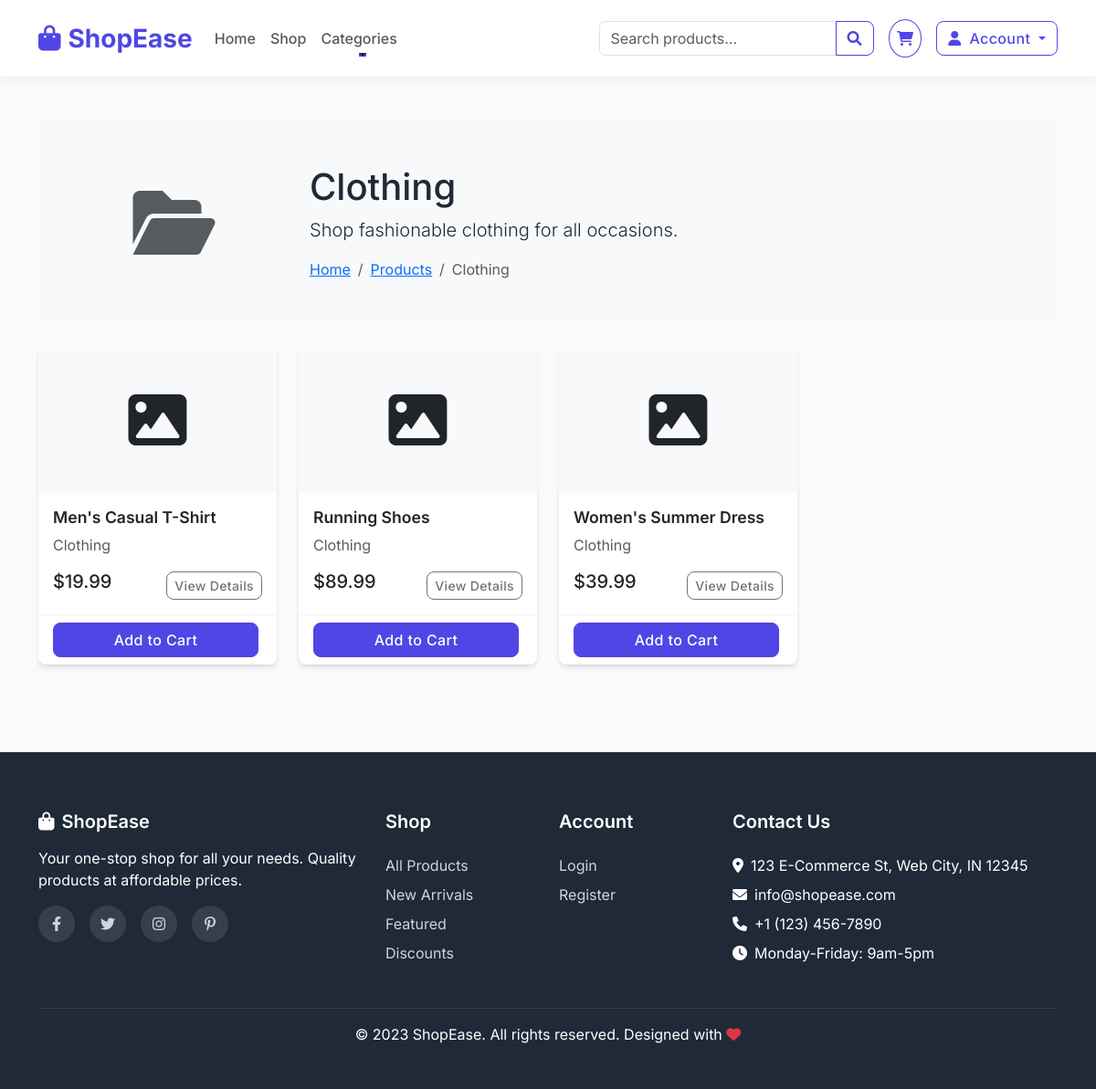
/category/clothing/, run on the app's committed database.
### store/models.py (models this page shows, shortened)
class Category(models.Model):
    name = models.CharField(max_length=100)
    slug = models.SlugField(max_length=100, unique=True)
    description = models.TextField(blank=True)
    image = models.ImageField(upload_to='categories', blank=True)
    class Meta:
        verbose_name_plural = 'categories'

class Product(models.Model):
    name = models.CharField(max_length=200)
    slug = models.SlugField(max_length=200, unique=True)
    description = models.TextField()
    price = models.DecimalField(max_digits=10, decimal_places=2)
    image = models.ImageField(upload_to='products')
    stock = models.PositiveIntegerField(default=1)
    available = models.BooleanField(default=True)
    created = models.DateTimeField(auto_now_add=True)
    updated = models.DateTimeField(auto_now=True)
    category = models.ForeignKey(Category, on_delete=models.CASCADE, related_name='products')
    class Meta:
        ordering = ('name',)

### store/views.py (the view)
# urls.py: path('category/<slug:slug>/', views.category_detail, name='category_detail'),
def category_detail(request, slug):
    category = get_object_or_404(Category, slug=slug)
    products = Product.objects.filter(category=category, available=True)
    context = {
        'category': category,
        'products': products,
    }
    return render(request, 'store/category_detail.html', context)

### cart/context_processors.py (called while the page is built)
def cart_context(request):
    try:
        if request.user.is_authenticated:
            cart, created = Cart.objects.get_or_create(user=request.user, defaults={'cart_id': request.session.session_key})
        else:
            session_key = request.session.session_key
            if not session_key:
                request.session.create()
                session_key = request.session.session_key
            cart, created = Cart.objects.get_or_create(cart_id=session_key)
        cart_items = CartItem.objects.filter(cart=cart, is_active=True)
        cart_count = sum(item.quantity for item in cart_items)
        cart_total = sum(item.sub_total() for item in cart_items)
    except:
        cart_count = 0
        cart_total = 0
        cart_items = []
    return {
        'cart_count': cart_count,
        'cart_total': cart_total,
        'cart_items': cart_items,
    }

### templates/store/category_detail.html (shortened to what this page needs)
{% extends 'base.html' %}
{% block content %}
<div class="bg-light p-4 rounded mb-4">
    <div class="row align-items-center">
        <div class="col-md-3 text-center">
            {% if category.image %}
            <img src="{{ category.image.url }}" alt="{{ category.name }}" class="img-fluid rounded">
            {% else %}
            <div class="bg-light text-center py-5">
                <i class="fa fa-folder-open fa-5x text-muted"></i>
            </div>
            {% endif %}
        </div>
        <div class="col-md-9">
            <h1>{{ category.name }}</h1>
            {% if category.description %}
            <p class="lead">{{ category.description }}</p>
            {% endif %}
            <nav aria-label="breadcrumb">
                <ol class="breadcrumb mb-0">
                    <li class="breadcrumb-item"><a href="{% url 'home' %}">Home</a></li>
                    <li class="breadcrumb-item"><a href="{% url 'product_list' %}">Products</a></li>
                    <li class="breadcrumb-item active" aria-current="page">{{ category.name }}</li>
                </ol>
            </nav>
        </div>
    </div>
</div>
<div class="row row-cols-1 row-cols-md-4 g-4">
    {% for product in products %}
    <div class="col">
        <div class="card h-100 product-card">
            {% if product.image %}
            <img src="{{ product.image.url }}" class="card-img-top" alt="{{ product.name }}">
            {% else %}
            <div class="bg-light text-center py-5">
                <i class="fa fa-image fa-4x"></i>
            </div>
            {% endif %}
            <div class="card-body">
                <h5 class="card-title">{{ product.name }}</h5>
                <p class="card-text text-muted">{{ product.category.name }}</p>
                <div class="d-flex justify-content-between align-items-center">
                    <span class="h5">${{ product.price }}</span>
                    <a href="{% url 'product_detail' product.slug %}" class="btn btn-sm btn-outline-secondary">View Details</a>
                </div>
            </div>
            <div class="card-footer bg-transparent">
                <div class="d-flex justify-content-between">
                    <a href="{% url 'add_to_cart' product.id %}" class="btn btn-primary flex-grow-1 me-1">Add to Cart</a>
                </div>
            </div>
        </div>
    </div>
    {% endfor %}
</div>
{% endblock %}

### static/css/style.css (style rules this page uses)
:root { --primary-color: #4F46E5; --secondary-color: #10B981; --accent-color: #F59E0B; --dark-color: #1F2937; --light-color: #F9FAFB; --danger-color: #EF4444; --success-color: #10B981; --gray-color: #6B7280; --border-radius: 8px; --box-shadow: 0 4px 6px -1px rgba(0, 0, 0, 0.1), 0 2px 4px -1px rgba(0, 0, 0, 0.06); --transition: all 0.3s ease; }
body { font-family: 'Inter', sans-serif; color: var(--dark-color); background-color: #f8fafc; }
.btn { border-radius: var(--border-radius); transition: var(--transition); font-weight: 500; letter-spacing: 0.025em; }
.btn-primary { background-color: var(--primary-color); border-color: var(--primary-color); }
.card { border: none; border-radius: var(--border-radius); box-shadow: var(--box-shadow); transition: var(--transition); overflow: hidden; }
.product-card { height: 100%; transition: var(--transition); border-radius: var(--border-radius); }
.product-card .card-title { font-weight: 600; font-size: 1.1rem; }
.product-card .card-footer { background-color: white; border-top: 1px solid rgba(0, 0, 0, 0.05); }

### data on the page
Category: name "Clothing", description "Shop fashionable clothing for all occasions."
Product: name "Men's Casual T-Shirt", category.name "Clothing", price "19.99"
Product: name "Running Shoes", category.name "Clothing", price "89.99"
Product: name "Women's Summer Dress", category.name "Clothing", price "39.99"
